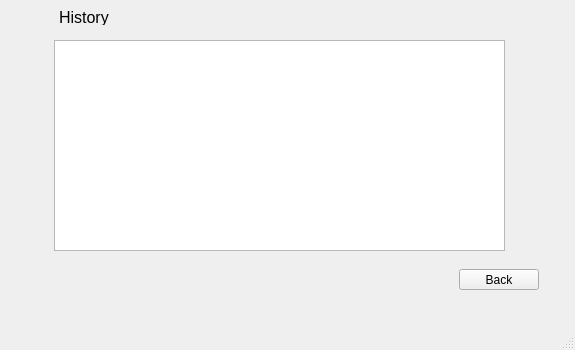
<?xml version="1.0" encoding="UTF-8"?>
<ui version="4.0">
 <class>MainWindow</class>
 <widget class="QMainWindow" name="MainWindow">
  <property name="geometry">
   <rect>
    <x>0</x>
    <y>0</y>
    <width>575</width>
    <height>350</height>
   </rect>
  </property>
  <property name="windowTitle">
   <string>MainWindow</string>
  </property>
  <widget class="QWidget" name="centralwidget">
   <layout class="QVBoxLayout" name="verticalLayout">
    <item>
     <widget class="QStackedWidget" name="stackedWidget">
      <property name="currentIndex">
       <number>2</number>
      </property>
      <widget class="QWidget" name="page">
       <layout class="QVBoxLayout" name="verticalLayout_2">
        <item>
         <widget class="QScrollArea" name="scrollArea">
          <property name="widgetResizable">
           <bool>true</bool>
          </property>
          <widget class="QWidget" name="scrollAreaWidgetContents">
           <property name="geometry">
            <rect>
             <x>0</x>
             <y>0</y>
             <width>523</width>
             <height>1218</height>
            </rect>
           </property>
           <layout class="QVBoxLayout" name="verticalLayout_3">
            <item>
             <widget class="QFrame" name="frame">
              <property name="minimumSize">
               <size>
                <width>0</width>
                <height>1200</height>
               </size>
              </property>
              <property name="styleSheet">
               <string notr="true"/>
              </property>
              <property name="frameShape">
               <enum>QFrame::StyledPanel</enum>
              </property>
              <property name="frameShadow">
               <enum>QFrame::Raised</enum>
              </property>
              <widget class="QLabel" name="label">
               <property name="geometry">
                <rect>
                 <x>200</x>
                 <y>10</y>
                 <width>81</width>
                 <height>20</height>
                </rect>
               </property>
               <property name="font">
                <font>
                 <pointsize>20</pointsize>
                 <weight>75</weight>
                 <bold>true</bold>
                </font>
               </property>
               <property name="text">
                <string>MENU</string>
               </property>
              </widget>
              <widget class="QLabel" name="label_2">
               <property name="geometry">
                <rect>
                 <x>160</x>
                 <y>60</y>
                 <width>171</width>
                 <height>16</height>
                </rect>
               </property>
               <property name="font">
                <font>
                 <pointsize>14</pointsize>
                 <weight>75</weight>
                 <bold>true</bold>
                </font>
               </property>
               <property name="text">
                <string>Traditional Meals</string>
               </property>
              </widget>
              <widget class="QLabel" name="label_ACHU">
               <property name="geometry">
                <rect>
                 <x>26</x>
                 <y>100</y>
                 <width>191</width>
                 <height>131</height>
                </rect>
               </property>
               <property name="text">
                <string/>
               </property>
              </widget>
              <widget class="QLabel" name="label_3">
               <property name="geometry">
                <rect>
                 <x>250</x>
                 <y>140</y>
                 <width>101</width>
                 <height>31</height>
                </rect>
               </property>
               <property name="font">
                <font>
                 <pointsize>14</pointsize>
                 <weight>75</weight>
                 <bold>true</bold>
                </font>
               </property>
               <property name="text">
                <string>2000 FCFA</string>
               </property>
              </widget>
              <widget class="QPushButton" name="Add_Achu">
               <property name="geometry">
                <rect>
                 <x>370</x>
                 <y>140</y>
                 <width>80</width>
                 <height>21</height>
                </rect>
               </property>
               <property name="text">
                <string>Add to Card</string>
               </property>
              </widget>
              <widget class="QPushButton" name="Add_Eru">
               <property name="geometry">
                <rect>
                 <x>370</x>
                 <y>300</y>
                 <width>80</width>
                 <height>21</height>
                </rect>
               </property>
               <property name="text">
                <string>Add to Card</string>
               </property>
              </widget>
              <widget class="QLabel" name="label_ERU">
               <property name="geometry">
                <rect>
                 <x>26</x>
                 <y>260</y>
                 <width>191</width>
                 <height>131</height>
                </rect>
               </property>
               <property name="text">
                <string/>
               </property>
              </widget>
              <widget class="QLabel" name="label_4">
               <property name="geometry">
                <rect>
                 <x>250</x>
                 <y>300</y>
                 <width>101</width>
                 <height>31</height>
                </rect>
               </property>
               <property name="font">
                <font>
                 <pointsize>14</pointsize>
                 <weight>75</weight>
                 <bold>true</bold>
                </font>
               </property>
               <property name="text">
                <string>1000 FCFA</string>
               </property>
              </widget>
              <widget class="QLabel" name="label_5">
               <property name="geometry">
                <rect>
                 <x>200</x>
                 <y>620</y>
                 <width>141</width>
                 <height>16</height>
                </rect>
               </property>
               <property name="font">
                <font>
                 <pointsize>14</pointsize>
                 <weight>75</weight>
                 <bold>true</bold>
                </font>
               </property>
               <property name="text">
                <string>Western Meals</string>
               </property>
              </widget>
              <widget class="QLabel" name="label_6">
               <property name="geometry">
                <rect>
                 <x>250</x>
                 <y>720</y>
                 <width>101</width>
                 <height>31</height>
                </rect>
               </property>
               <property name="font">
                <font>
                 <pointsize>14</pointsize>
                 <weight>75</weight>
                 <bold>true</bold>
                </font>
               </property>
               <property name="text">
                <string>2000 FCFA</string>
               </property>
              </widget>
              <widget class="QPushButton" name="Add_pasta">
               <property name="geometry">
                <rect>
                 <x>370</x>
                 <y>720</y>
                 <width>80</width>
                 <height>21</height>
                </rect>
               </property>
               <property name="text">
                <string>Add to Card</string>
               </property>
              </widget>
              <widget class="QLabel" name="label_Pasta">
               <property name="geometry">
                <rect>
                 <x>26</x>
                 <y>680</y>
                 <width>191</width>
                 <height>131</height>
                </rect>
               </property>
               <property name="text">
                <string/>
               </property>
              </widget>
              <widget class="QLabel" name="label_7">
               <property name="geometry">
                <rect>
                 <x>250</x>
                 <y>450</y>
                 <width>101</width>
                 <height>31</height>
                </rect>
               </property>
               <property name="font">
                <font>
                 <pointsize>14</pointsize>
                 <weight>75</weight>
                 <bold>true</bold>
                </font>
               </property>
               <property name="text">
                <string>1200 FCFA</string>
               </property>
              </widget>
              <widget class="QPushButton" name="Add_koki">
               <property name="geometry">
                <rect>
                 <x>370</x>
                 <y>450</y>
                 <width>80</width>
                 <height>21</height>
                </rect>
               </property>
               <property name="text">
                <string>Add to Card</string>
               </property>
              </widget>
              <widget class="QLabel" name="label_Koki">
               <property name="geometry">
                <rect>
                 <x>26</x>
                 <y>410</y>
                 <width>191</width>
                 <height>131</height>
                </rect>
               </property>
               <property name="text">
                <string/>
               </property>
              </widget>
              <widget class="QPushButton" name="Add_frid">
               <property name="geometry">
                <rect>
                 <x>370</x>
                 <y>870</y>
                 <width>80</width>
                 <height>21</height>
                </rect>
               </property>
               <property name="text">
                <string>Add to Card</string>
               </property>
              </widget>
              <widget class="QLabel" name="label_Frid">
               <property name="geometry">
                <rect>
                 <x>26</x>
                 <y>830</y>
                 <width>191</width>
                 <height>131</height>
                </rect>
               </property>
               <property name="text">
                <string/>
               </property>
              </widget>
              <widget class="QLabel" name="label_8">
               <property name="geometry">
                <rect>
                 <x>250</x>
                 <y>870</y>
                 <width>101</width>
                 <height>31</height>
                </rect>
               </property>
               <property name="font">
                <font>
                 <pointsize>14</pointsize>
                 <weight>75</weight>
                 <bold>true</bold>
                </font>
               </property>
               <property name="text">
                <string>2500 FCFA</string>
               </property>
              </widget>
              <widget class="QPushButton" name="Add_meat">
               <property name="geometry">
                <rect>
                 <x>370</x>
                 <y>1020</y>
                 <width>80</width>
                 <height>21</height>
                </rect>
               </property>
               <property name="text">
                <string>Add to Card</string>
               </property>
              </widget>
              <widget class="QLabel" name="label_Meat">
               <property name="geometry">
                <rect>
                 <x>26</x>
                 <y>980</y>
                 <width>191</width>
                 <height>131</height>
                </rect>
               </property>
               <property name="text">
                <string/>
               </property>
              </widget>
              <widget class="QLabel" name="label_9">
               <property name="geometry">
                <rect>
                 <x>250</x>
                 <y>1020</y>
                 <width>101</width>
                 <height>31</height>
                </rect>
               </property>
               <property name="font">
                <font>
                 <pointsize>14</pointsize>
                 <weight>75</weight>
                 <bold>true</bold>
                </font>
               </property>
               <property name="text">
                <string>8000 FCFA</string>
               </property>
              </widget>
              <widget class="QPushButton" name="View_card">
               <property name="geometry">
                <rect>
                 <x>220</x>
                 <y>1150</y>
                 <width>121</width>
                 <height>41</height>
                </rect>
               </property>
               <property name="text">
                <string>View Card</string>
               </property>
              </widget>
              <widget class="QPushButton" name="order_history">
               <property name="geometry">
                <rect>
                 <x>410</x>
                 <y>10</y>
                 <width>80</width>
                 <height>21</height>
                </rect>
               </property>
               <property name="text">
                <string>order history</string>
               </property>
              </widget>
             </widget>
            </item>
           </layout>
          </widget>
         </widget>
        </item>
       </layout>
      </widget>
      <widget class="QWidget" name="page_2">
       <widget class="QPushButton" name="pay">
        <property name="geometry">
         <rect>
          <x>80</x>
          <y>230</y>
          <width>80</width>
          <height>21</height>
         </rect>
        </property>
        <property name="font">
         <font>
          <pointsize>11</pointsize>
         </font>
        </property>
        <property name="text">
         <string>PAY</string>
        </property>
       </widget>
       <widget class="QRadioButton" name="radioButton">
        <property name="geometry">
         <rect>
          <x>240</x>
          <y>230</y>
          <width>151</width>
          <height>19</height>
         </rect>
        </property>
        <property name="font">
         <font>
          <pointsize>14</pointsize>
         </font>
        </property>
        <property name="text">
         <string>Orange Money</string>
        </property>
       </widget>
       <widget class="QRadioButton" name="radioButton_2">
        <property name="geometry">
         <rect>
          <x>240</x>
          <y>260</y>
          <width>131</width>
          <height>19</height>
         </rect>
        </property>
        <property name="font">
         <font>
          <pointsize>14</pointsize>
         </font>
        </property>
        <property name="text">
         <string>MTN Money</string>
        </property>
       </widget>
       <widget class="QLabel" name="label_12">
        <property name="geometry">
         <rect>
          <x>440</x>
          <y>230</y>
          <width>47</width>
          <height>13</height>
         </rect>
        </property>
        <property name="text">
         <string>TEL:</string>
        </property>
       </widget>
       <widget class="QTextBrowser" name="ViewOder_text">
        <property name="geometry">
         <rect>
          <x>70</x>
          <y>40</y>
          <width>371</width>
          <height>181</height>
         </rect>
        </property>
        <property name="font">
         <font>
          <pointsize>14</pointsize>
         </font>
        </property>
        <property name="html">
         <string>&lt;!DOCTYPE HTML PUBLIC &quot;-//W3C//DTD HTML 4.0//EN&quot; &quot;http://www.w3.org/TR/REC-html40/strict.dtd&quot;&gt;
&lt;html&gt;&lt;head&gt;&lt;meta name=&quot;qrichtext&quot; content=&quot;1&quot; /&gt;&lt;style type=&quot;text/css&quot;&gt;
p, li { white-space: pre-wrap; }
&lt;/style&gt;&lt;/head&gt;&lt;body style=&quot; font-family:'MS Shell Dlg 2'; font-size:14pt; font-weight:400; font-style:normal;&quot;&gt;
&lt;p style=&quot;-qt-paragraph-type:empty; margin-top:0px; margin-bottom:0px; margin-left:0px; margin-right:0px; -qt-block-indent:0; text-indent:0px;&quot;&gt;&lt;br /&gt;&lt;/p&gt;&lt;/body&gt;&lt;/html&gt;</string>
        </property>
       </widget>
       <widget class="QLabel" name="label_10">
        <property name="geometry">
         <rect>
          <x>80</x>
          <y>13</y>
          <width>71</width>
          <height>20</height>
         </rect>
        </property>
        <property name="font">
         <font>
          <pointsize>12</pointsize>
          <weight>75</weight>
          <bold>true</bold>
         </font>
        </property>
        <property name="text">
         <string>ORDER:</string>
        </property>
       </widget>
       <widget class="QPlainTextEdit" name="plainTextEdit">
        <property name="geometry">
         <rect>
          <x>423</x>
          <y>250</y>
          <width>111</width>
          <height>31</height>
         </rect>
        </property>
       </widget>
      </widget>
      <widget class="QWidget" name="page_3">
       <widget class="QPushButton" name="Back">
        <property name="geometry">
         <rect>
          <x>450</x>
          <y>260</y>
          <width>80</width>
          <height>21</height>
         </rect>
        </property>
        <property name="text">
         <string>Back</string>
        </property>
       </widget>
       <widget class="QLabel" name="label_13">
        <property name="geometry">
         <rect>
          <x>50</x>
          <y>0</y>
          <width>51</width>
          <height>16</height>
         </rect>
        </property>
        <property name="font">
         <font>
          <pointsize>12</pointsize>
         </font>
        </property>
        <property name="text">
         <string>History</string>
        </property>
       </widget>
       <widget class="QListView" name="listView">
        <property name="geometry">
         <rect>
          <x>45</x>
          <y>31</y>
          <width>451</width>
          <height>211</height>
         </rect>
        </property>
       </widget>
      </widget>
     </widget>
    </item>
   </layout>
  </widget>
  <widget class="QMenuBar" name="menubar">
   <property name="geometry">
    <rect>
     <x>0</x>
     <y>0</y>
     <width>575</width>
     <height>20</height>
    </rect>
   </property>
  </widget>
  <widget class="QStatusBar" name="statusbar"/>
 </widget>
 <resources/>
 <connections/>
</ui>
